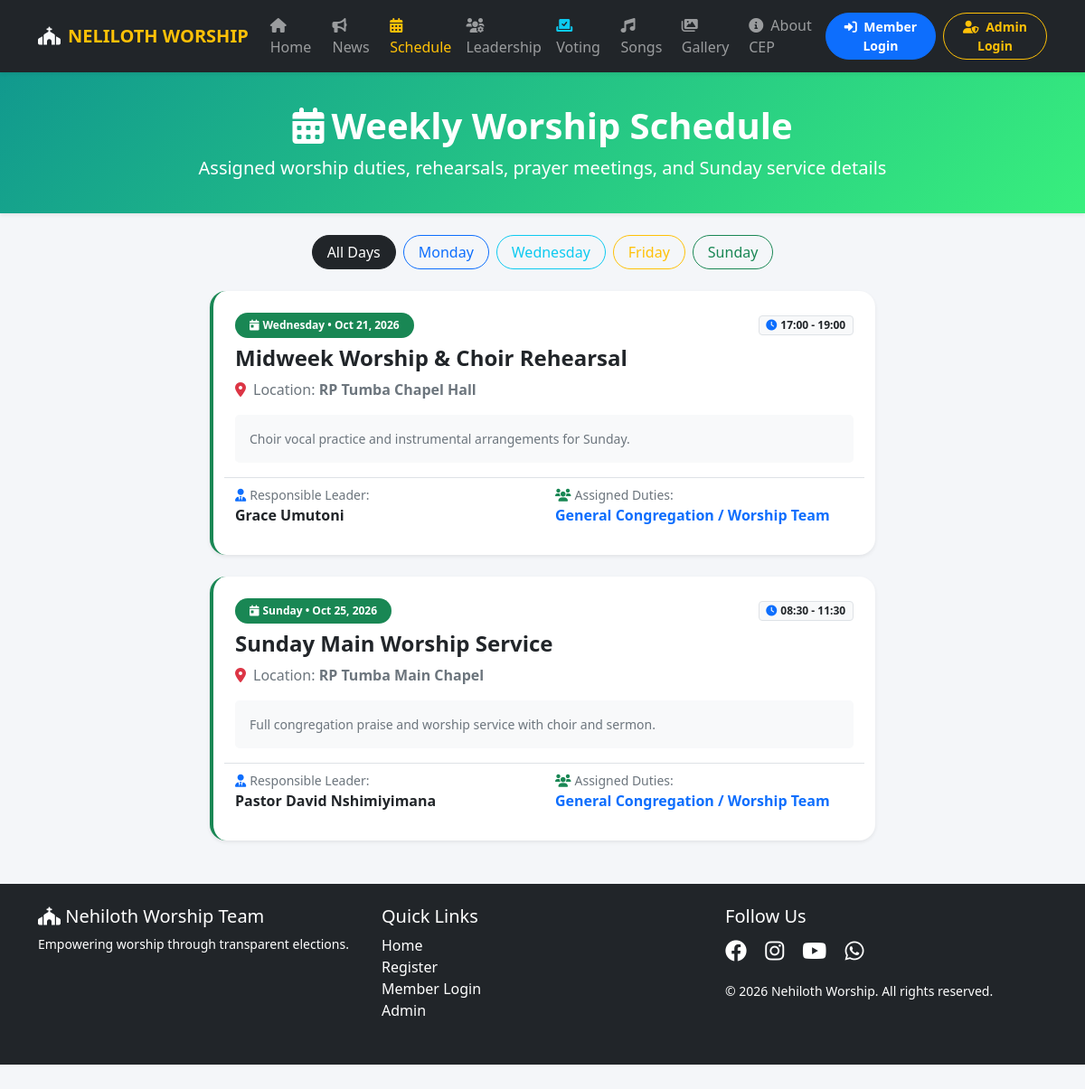
Page /schedule.php on the committed database.
### tables this page shows
CREATE TABLE IF NOT EXISTS weekly_schedules (
    id INT PRIMARY KEY AUTO_INCREMENT,
    activity_title VARCHAR(255) NOT NULL,
    day_of_week ENUM('Monday','Tuesday','Wednesday','Thursday','Friday','Saturday','Sunday') NOT NULL,
    start_time TIME NOT NULL,
    end_time TIME NOT NULL,
    location VARCHAR(255) DEFAULT 'RP Tumba College Chapel',
    responsible_leader VARCHAR(100) NULL,
    description TEXT NULL,
    date_scheduled DATE NOT NULL,
    created_at TIMESTAMP DEFAULT CURRENT_TIMESTAMP
);

### config/functions.php (called while the page is built, shortened)
<?php
function isAdminLoggedIn() { return isset($_SESSION["admin_id"]); }
function isMemberLoggedIn() { return isset($_SESSION["member_id"]); }
?>

### schedule.php (the view, shortened to what this page needs)
<?php
require_once "config/functions.php";
$day_filter = isset($_GET['day']) ? sanitize($_GET['day']) : null;
$sql = "SELECT s.*, GROUP_CONCAT(CONCAT(m.name, ' (', sa.role_assigned, ')') SEPARATOR ', ') as assigned_list
        FROM weekly_schedules s
        LEFT JOIN schedule_assignments sa ON s.id = sa.schedule_id
        LEFT JOIN members m ON sa.member_id = m.id
        WHERE 1=1";
$params = [];
$sql .= " GROUP BY s.id ORDER BY s.date_scheduled ASC, s.start_time ASC";
$stmt = $pdo->prepare($sql);
$stmt->execute($params);
$schedules = $stmt->fetchAll();
?>
<!DOCTYPE html>
<html lang="en">
<head>
    <link href="https://cdn.jsdelivr.net/npm/bootstrap@5.1.3/dist/css/bootstrap.min.css" rel="stylesheet">
    <link rel="stylesheet" href="https://cdnjs.cloudflare.com/ajax/libs/font-awesome/6.0.0/css/all.min.css">
</head>
<body>
<?php include "navbar.php"; ?>
<div class="hero-banner text-center mb-4 shadow-sm">
    <div class="container">
        <h1 class="fw-bold"><i class="fas fa-calendar-alt me-2"></i>Weekly Worship Schedule</h1>
        <p class="lead mb-0">Assigned worship duties, rehearsals, prayer meetings, and Sunday service details</p>
    </div>
</div>
<div class="container mb-5">
    <div class="d-flex flex-wrap justify-content-center gap-2 mb-4">
        <a href="schedule.php" class="btn btn-outline-dark rounded-pill px-3 <?php echo empty($day_filter)?'active':''; ?>">All Days</a>
        <a href="schedule.php?day=Monday" class="btn btn-outline-primary rounded-pill px-3 <?php echo $day_filter=='Monday'?'active':''; ?>">Monday</a>
        <a href="schedule.php?day=Wednesday" class="btn btn-outline-info rounded-pill px-3 <?php echo $day_filter=='Wednesday'?'active':''; ?>">Wednesday</a>
        <a href="schedule.php?day=Friday" class="btn btn-outline-warning rounded-pill px-3 <?php echo $day_filter=='Friday'?'active':''; ?>">Friday</a>
        <a href="schedule.php?day=Sunday" class="btn btn-outline-success rounded-pill px-3 <?php echo $day_filter=='Sunday'?'active':''; ?>">Sunday</a>
    </div>
    <div class="row g-4 justify-content-center">
        <?php if (empty($schedules)): ?>
            <div class="col-12 text-center py-5">
                <i class="fas fa-calendar-times fa-4x text-muted mb-3"></i>
                <h4 class="text-secondary">No worship schedule entries found for this filter.</h4>
            </div>
        <?php else: ?>
            <?php foreach ($schedules as $s): ?>
                <div class="col-md-8">
                    <div class="card sched-card shadow-sm p-4 bg-white border-start border-4 border-success">
                        <div class="d-flex justify-content-between align-items-center mb-2">
                            <span class="badge bg-success rounded-pill px-3 py-2"><i class="fas fa-calendar-day me-1"></i><?php echo htmlspecialchars($s['day_of_week']); ?> &bull; <?php echo date('M d, Y', strtotime($s['date_scheduled'])); ?></span>
                            <span class="badge bg-light text-dark fw-bold border"><i class="fas fa-clock me-1 text-primary"></i><?php echo date('H:i', strtotime($s['start_time'])) . ' - ' . date('H:i', strtotime($s['end_time'])); ?></span>
                        </div>
                        <h4 class="fw-bold text-dark mb-2"><?php echo htmlspecialchars($s['activity_title']); ?></h4>
                        <p class="text-secondary mb-3"><i class="fas fa-map-marker-alt text-danger me-2"></i>Location: <strong><?php echo htmlspecialchars($s['location']); ?></strong></p>
                        <?php if (!empty($s['description'])): ?>
                            <p class="small bg-light p-3 rounded-3 text-muted mb-3"><?php echo htmlspecialchars($s['description']); ?></p>
                        <?php endif; ?>
                        <div class="row pt-2 border-top">
                            <div class="col-md-6 mb-2">
                                <small class="text-muted d-block"><i class="fas fa-user-tie me-1 text-primary"></i>Responsible Leader:</small>
                                <strong class="text-dark"><?php echo htmlspecialchars($s['responsible_leader']); ?></strong>
                            </div>
                            <div class="col-md-6 mb-2">
                                <small class="text-muted d-block"><i class="fas fa-users me-1 text-success"></i>Assigned Duties:</small>
                                <span class="fw-bold text-primary"><?php echo !empty($s['assigned_list']) ? htmlspecialchars($s['assigned_list']) : 'General Congregation / Worship Team'; ?></span>
                            </div>
                        </div>
                    </div>
                </div>
            <?php endforeach; ?>
        <?php endif; ?>
    </div>
</div>
<?php include "footer.php"; ?>
</body>
</html>

### navbar.php (shortened to what this page needs)
<?php
require_once __DIR__ . "/config/functions.php";
$current_page = basename($_SERVER['PHP_SELF']);
?>
<nav class="navbar navbar-expand-lg navbar-dark bg-dark sticky-top shadow-sm">
    <div class="container">
        <a class="navbar-brand fw-bold text-warning" href="/index.php">
            <i class="fas fa-church text-light me-2"></i>NELILOTH WORSHIP
        </a>
        <div class="collapse navbar-collapse" id="mainNavbar">
            <ul class="navbar-nav me-auto mb-2 mb-lg-0">
                <li class="nav-item">
                    <a class="nav-link fw-semibold <?php echo $current_page=='index.php'?'active text-warning':''; ?>" href="/index.php"><i class="fas fa-home me-1"></i> Home</a>
                </li>
                <li class="nav-item">
                    <a class="nav-link fw-semibold <?php echo $current_page=='announcements.php'?'active text-warning':''; ?>" href="/announcements.php"><i class="fas fa-bullhorn me-1"></i> News</a>
                </li>
                <li class="nav-item">
                    <a class="nav-link fw-semibold <?php echo $current_page=='schedule.php'?'active text-warning':''; ?>" href="/schedule.php"><i class="fas fa-calendar-alt me-1"></i> Schedule</a>
                </li>
                <li class="nav-item">
                    <a class="nav-link fw-semibold <?php echo $current_page=='leadership.php'?'active text-warning':''; ?>" href="/leadership.php"><i class="fas fa-users-cog me-1"></i> Leadership</a>
                </li>
                <li class="nav-item">
                    <a class="nav-link fw-semibold <?php echo $current_page=='voting.php'?'active text-warning':''; ?>" href="/voting.php"><i class="fas fa-vote-yea text-info me-1"></i> Voting</a>
                </li>
                <li class="nav-item">
                    <a class="nav-link fw-semibold <?php echo $current_page=='songs.php'?'active text-warning':''; ?>" href="/songs.php"><i class="fas fa-music me-1"></i> Songs</a>
                </li>
                <li class="nav-item">
                    <a class="nav-link fw-semibold <?php echo $current_page=='gallery.php'?'active text-warning':''; ?>" href="/gallery.php"><i class="fas fa-images me-1"></i> Gallery</a>
                </li>
                <li class="nav-item">
                    <a class="nav-link fw-semibold <?php echo $current_page=='about.php'?'active text-warning':''; ?>" href="/about.php"><i class="fas fa-info-circle me-1"></i> About CEP</a>
                </li>
            </ul>
            <div class="d-flex align-items-center gap-2">
                <?php if (isMemberLoggedIn()): ?>
                    <a href="/profile.php" class="btn btn-outline-info btn-sm rounded-pill px-3">
                        <i class="fas fa-user-circle me-1"></i> Profile
                    </a>
                    <a href="/logout.php" class="btn btn-danger btn-sm rounded-pill px-3">
                        <i class="fas fa-sign-out-alt me-1"></i> Logout
                    </a>
                <?php else: ?>
                    <a href="/login.php" class="btn btn-primary btn-sm rounded-pill px-3 fw-bold">
                        <i class="fas fa-sign-in-alt me-1"></i> Member Login
                    </a>
                    <a href="/admin/login.php" class="btn btn-outline-warning btn-sm rounded-pill px-3 fw-bold">
                        <i class="fas fa-user-shield me-1"></i> Admin Login
                    </a>
                <?php endif; ?>
            </div>
        </div>
    </div>
</nav>

### footer.php (shortened to what this page needs)
<footer class="bg-dark text-white pt-4 pb-3 mt-5">
    <div class="container">
        <div class="row">
            <div class="col-md-4 mb-3">
                <h5><i class="fas fa-church"></i> Nehiloth Worship Team</h5>
                <p class="small">Empowering worship through transparent elections.</p>
            </div>
            <div class="col-md-4 mb-3">
                <h5>Quick Links</h5>
                <ul class="list-unstyled">
                    <li><a href="index.php" class="text-white text-decoration-none">Home</a></li>
                    <li><a href="register.php" class="text-white text-decoration-none">Register</a></li>
                    <li><a href="login.php" class="text-white text-decoration-none">Member Login</a></li>
                    <li><a href="admin/login.php" class="text-white text-decoration-none">Admin</a></li>
                </ul>
            </div>
            <div class="col-md-4 mb-3">
                <h5>Follow Us</h5>
                <a href="#" class="text-white me-3 fs-4"><i class="fab fa-facebook"></i></a>
                <a href="#" class="text-white me-3 fs-4"><i class="fab fa-instagram"></i></a>
                <a href="#" class="text-white me-3 fs-4"><i class="fab fa-youtube"></i></a>
                <a href="#" class="text-white fs-4"><i class="fab fa-whatsapp"></i></a>
                <p class="mt-3 small">&copy; 2026 Nehiloth Worship. All rights reserved.</p>
            </div>
        </div>
    </div>
</footer>

### schedule.php (style rules this page uses)
body { background:#f4f6f9;min-height:100vh;padding-bottom:70px; }
.hero-banner { background:linear-gradient(135deg,#11998e 0%,#38ef7d 100%);color:white;padding:35px 0; }
.sched-card { border-radius:18px;border:none;transition:transform 0.2s; }

### rows in the picture
weekly_schedules: day_of_week "Wednesday", date_scheduled "Oct 21, 2026", start_time "17:00", end_time "19:00", activity_title "Midweek Worship & Choir Rehearsal", location "RP Tumba Chapel Hall", description "Choir vocal practice and instrumental arrangements for Sunday.", responsible_leader "Grace Umutoni"
weekly_schedules: day_of_week "Sunday", date_scheduled "Oct 25, 2026", start_time "08:30", end_time "11:30", activity_title "Sunday Main Worship Service", location "RP Tumba Main Chapel", description "Full congregation praise and worship service with choir and sermon.", responsible_leader "Pastor David Nshimiyimana"
